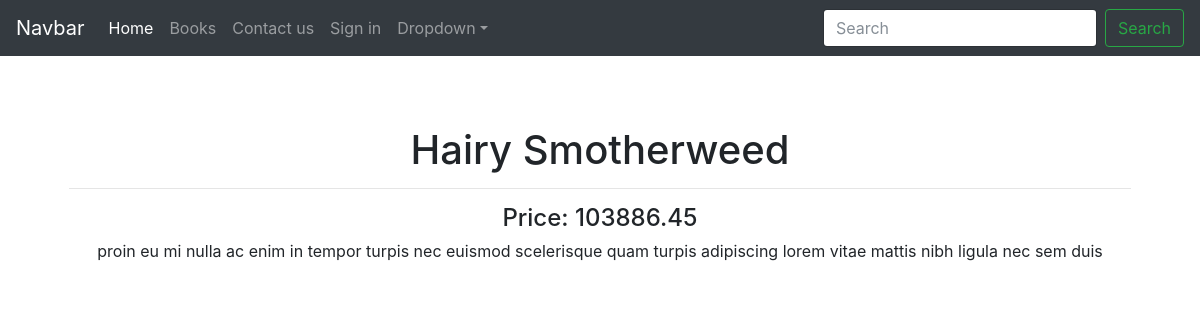
The app's page /index.php?controller=book&action=show&id=4 with its own data.
### tables this page shows
CREATE TABLE IF NOT EXISTS `book` (
  `id` int(10) unsigned NOT NULL AUTO_INCREMENT,
  `title` varchar(200) NOT NULL,
  `description` text,
  `price` decimal(10,2) unsigned NOT NULL,
  `category_id` tinyint(3) unsigned DEFAULT NULL,
  `active` tinyint(1) NOT NULL DEFAULT '1',
  `created` timestamp NOT NULL DEFAULT CURRENT_TIMESTAMP,
  PRIMARY KEY (`id`),
  KEY `price` (`price`,`category_id`),
  KEY `category_id` (`category_id`)
);

### Framework/Controller.php (called while the page is built, shortened)
<?php
abstract class Controller
{
    protected function render($view, array $args = [])
    {
        extract($args);
        $path = str_replace('Controller', '', get_class($this));
        $path = trim($path, '\\');
        $path = str_replace('\\', DS, $path);
        $file = VIEW_DIR . $path . DS . $view;
        require $file;
        $html = ob_get_clean();
        return new Response($html);
    }
}

### Controller/BookController.php (called while the page is built, shortened)
<?php
class BookController extends Controller
{
    public function showAction(Request $request)
    {
        $id = $request->get('id');
        $repository = $factory = $this
            ->container
            ->get('repository_factory')
            ->createRepository('Book')
        ;
        $book = $repository->find($id);
        return $this->render('show.phtml', [
            'book' => $book
        ]);
    }
}

### Model/Repository/BookRepository.php (called while the page is built, shortened)
<?php
class BookRepository
{
    private $pdo;
    public function setPdo(\PDO $pdo)
    {
        $this->pdo = $pdo;
        return $this;
    }
    public function find($id)
    {
        $pdo = $this->pdo;
        $sth = $pdo->prepare('SELECT * FROM book WHERE id = :id');
        $sth->execute(['id' => $id]);
        $data = $sth->fetch(\PDO::FETCH_ASSOC);
        return (new Book())
            ->setId($data['id'])
            ->setTitle($data['title'])
            ->setDescription($data['description'])
            ->setPrice($data['price'])
            ->setActive($data['active'])
            ->setCreated($data['created'])
            ->setCategory($data['category_id'])
        ;
    }
}

### Model/Entity/Book.php (called while the page is built, shortened)
<?php
class Book
{
    private $title;
    private $description;
    private $price;
    public function setId($id)
    {
        return $this;
    }
    public function getTitle()
    {
        return $this->title;
    }
    public function setTitle($title)
    {
        $this->title = $title;
        return $this;
    }
    public function getDescription()
    {
        return $this->description;
    }
    public function setDescription($description)
    {
        $this->description = $description;
        return $this;
    }
    public function getPrice()
    {
        return $this->price;
    }
    public function setPrice($price)
    {
        $this->price = $price;
        return $this;
    }
    public function setActive($active)
    {
        return $this;
    }
    public function setCreated($created)
    {
        return $this;
    }
    public function setCategory($category)
    {
        return $this;
    }
}

### View/Book/show.phtml (the view)
<h1><?=$book->getTitle() ?></h1>
<hr>
<h4>Price: <?=$book->getPrice() ?></h4>
<?=$book->getDescription() ?>

### webroot/css/style.css (style rules this page uses)
body { padding-top: 5rem; }

### records on screen
book: title "Hairy Smotherweed", price "103886.45", description "proin eu mi nulla ac enim in tempor turpis nec euismod scelerisque quam turpis adipiscing lorem vitae mattis nibh ligula nec sem duis"
